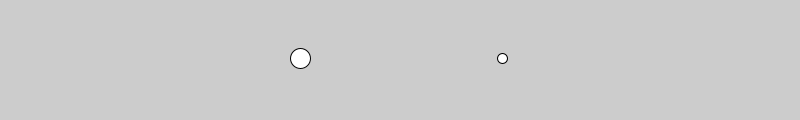
Frame 1 (no input)
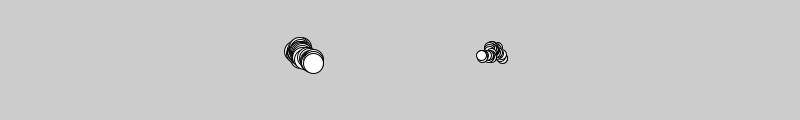
Frame 60 (the mouse pressed at the canvas centre just before this capture)
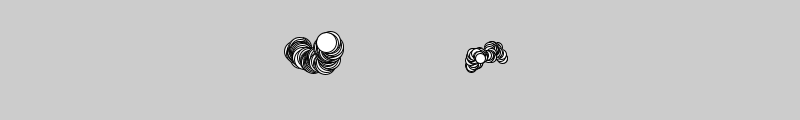
Frame 120 (the mouse held since frame 60 and released just before this capture)

The Processing sketch that drew these frames (run headless with seeded random() and noise(); from frame 60 on, the mouse is pressed at the canvas centre):

// Processing sketch: Jitter_bug
// ── Jitter_bug.pde
JitterBug bug, bug2; // Declare object

void setup() {
  size(800, 120);
  // Create object and pass in parameters
  bug = new JitterBug(width/2 - 100, height/2, 20);
  bug2 = new JitterBug(width/2 + 100, height/2, 10);
}
void draw() {
  bug.move();
  bug.display();
  bug2.move();
  bug2.display();
}

// ── JitterBug.pde
class JitterBug {
  float x;
  float y;
  int diameter;
  float speed = 2.5;
  JitterBug(float tempX, float tempY, int tempDiameter) {
  x = tempX;
  y = tempY;
  diameter = tempDiameter;
  }
  void move() {
  x += random(-speed, speed);
  y += random(-speed, speed);
  }
  void display() {
  ellipse(x, y, diameter, diameter);
  }
}
